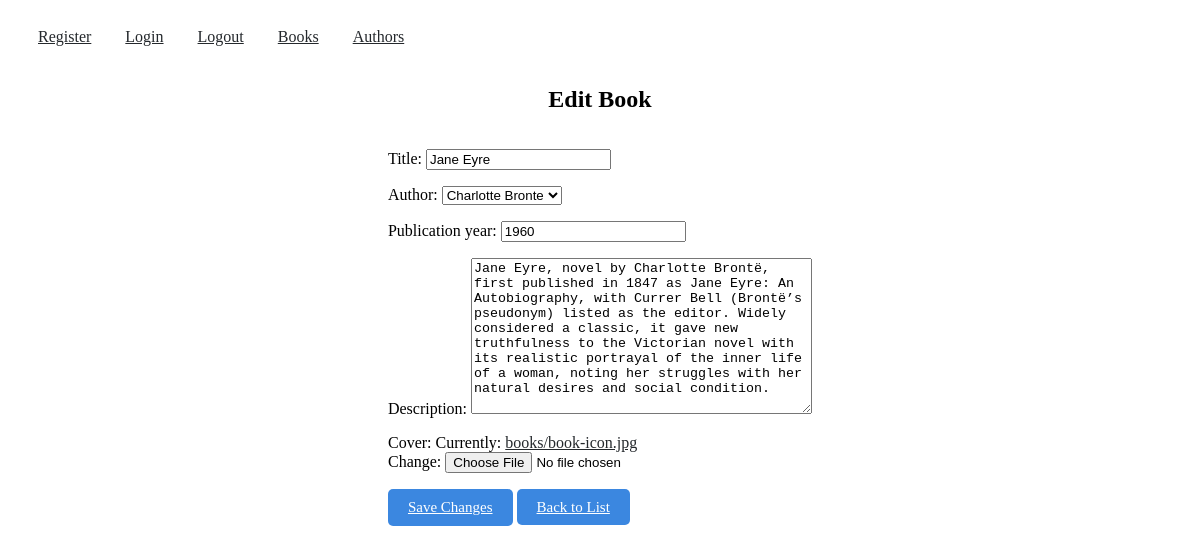
The app's page /18/update/ (signed in) with its own data.
### books/models.py (models this page shows, shortened)
class Book(models.Model):
    title = models.CharField(max_length=100)
    author = models.ForeignKey('authors.Author', on_delete=models.RESTRICT)
    publication_year = models.IntegerField(
        validators=[MinValueValidator(limit_value=1)])
    description = models.TextField(max_length=600)
    cover = models.ImageField(upload_to='books/', default='books/book-icon.jpg')
    average_rating = models.FloatField(default=0)
    date_of_publication = models.DateField(auto_now_add=True)
    date_of_update = models.DateField(auto_now=True)
    class Meta:
        verbose_name = "Book"
        verbose_name_plural = "Books"
        ordering = ['-date_of_publication']

### books/views.py (the view)
# urls.py: path('<int:pk>/update/', BookUpdateView.as_view(), name='book_update'),
@method_decorator(login_required, name='dispatch')
class BookUpdateView(UpdateView):
    model = Book
    template_name = 'books/book_update.html'
    fields = ['title', 'author', 'publication_year', 'description', 'cover']

### authors/models.py (called while the page is built)
    def __str__(self):
        return self.full_name

### templates/books/book_update.html (shortened to what this page needs)
{% extends 'base.html' %}
{% block content %}
  <h2>Edit Book</h2>
  <form method="post" enctype="multipart/form-data">
    {{ form.as_p }}
    <button class="button" type="submit">Save Changes</button>
    <a class="button" href="{% url 'book' pk=book.pk %}">Back to List</a>
  </form>
{% endblock %}

### static/css/styles.css (style rules this page uses)
body { display: flex; align-items: center; flex-direction: column; justify-content: center; }
a { color: #24282C; }
.button { background-color: #3b87e0; color: #fff; padding: 10px 20px; border: none; border-radius: 5px; cursor: pointer; font-size: 15px; text-align: center; }
button { font-size: 15px; font-family: "Times New Roman"; text-decoration: underline; }

### records on screen
Book: title "Jane Eyre", author "Charlotte Bronte", publication_year "1960", description "Jane Eyre, novel by Charlotte Brontë, first published in 1847 as Jane Eyre: An Autobiography, with Currer Bell (Brontë’s pseudonym) listed as the editor. Widely considered a classic, it gave new truthfulness to the Victorian novel with its realistic portrayal of the inner life of a woman, noting her struggles with her natural desires and social condition."
